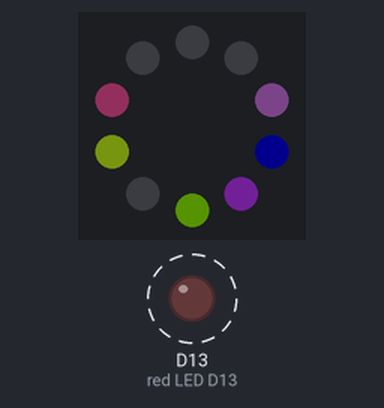
Simulated run of this program. Board: Circuit Playground running CircuitPython. On the bench: the board's ring of 10 RGB LEDs (number 0 left of the top, counting anticlockwise), output pins drawn as LEDs (lit = HIGH). Dashed ring = blinking. Dim RGB values are drawn brighter than linear; random numbers come from a fixed seed.

Above: at 0.1 s.
At 9.7 s:
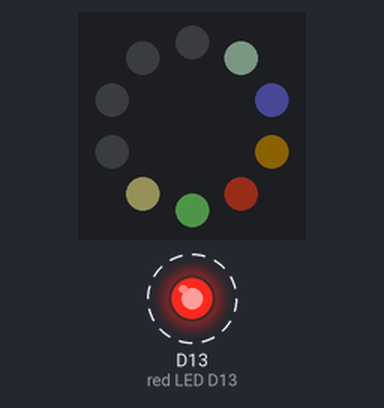
At 19.8 s:
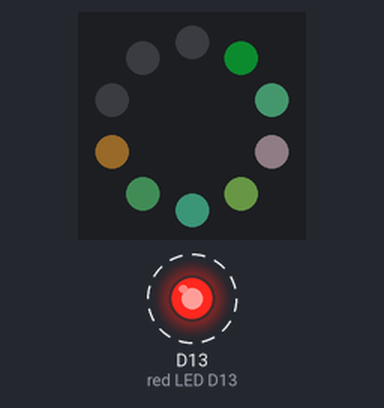
At 39.0 s:
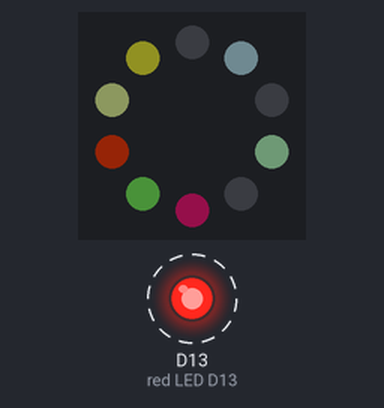
Timing chart, 0 to 40.0 s (numbered marks = the images above):
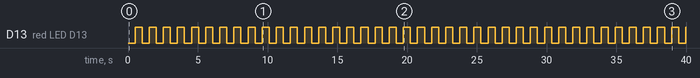

Measured:
- by itself, D13 (red LED D13): alternates HIGH for 0.51 s and LOW for 0.51 s
- what the display in image 1 shows lasts 0.5 s, from 9.6 s to 10.1 s

The program:

random-lights.py
```python
#every .5 seconds switch a random amount of lights to a random color
import time
import random
from adafruit_circuitplayground import cp

counter = 0
prev = 0
cp.red_led = True
cp.pixels.brightness = 0.1


while True:
    cp.red_led = not cp.red_led

    for i in range(9):
        if random.random() > .35:
            cp.pixels[i] = (int(random.random() * 255), int(random.random() * 255), int(random.random() * 255))
        else:
            cp.pixels[i] = (0, 0, 0)
    time.sleep(0.5)
```
